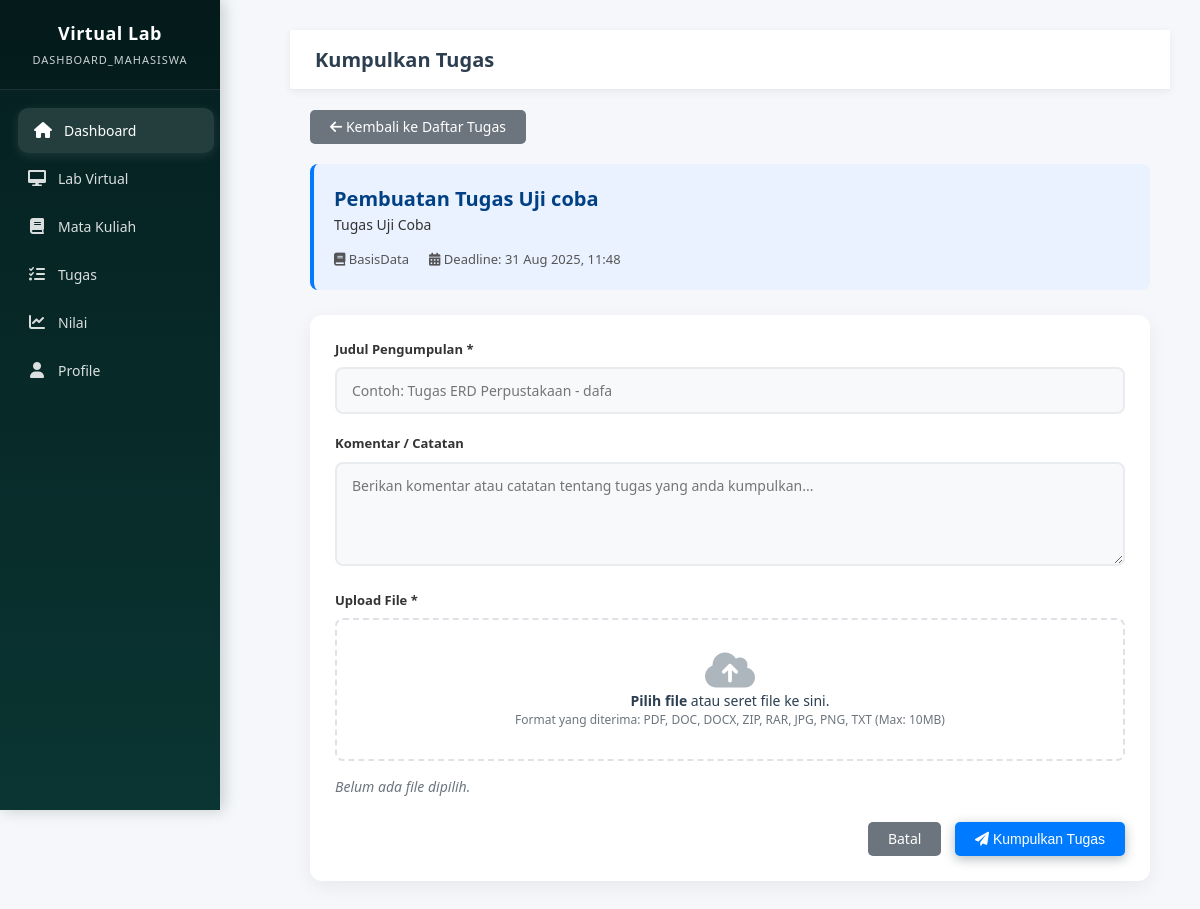
The page /mahasiswa/kumpul_tugas.php?id=5 (signed in) on the database its author committed.
### tables this page shows
CREATE TABLE `assignment` (
  `assignment_id` int(11) NOT NULL,
  `id_tugas` int(11) NOT NULL,
  `id_matkul` int(11) NOT NULL,
  `title` varchar(200) NOT NULL,
  `description` text NOT NULL,
  `due_date` datetime NOT NULL,
  `max_score` int(11) DEFAULT 100,
  `attachment_path` varchar(500) DEFAULT NULL,
  `status` enum('draft','published','closed') DEFAULT 'draft',
  `allow_edit` tinyint(1) NOT NULL DEFAULT 0 COMMENT '0=Tidak Boleh, 1=Boleh Edit',
  `created_at` datetime DEFAULT current_timestamp(),
  `updated_at` datetime DEFAULT current_timestamp() ON UPDATE current_timestamp()
);

CREATE TABLE `course` (
  `course_id` int(11) NOT NULL,
  `kode_matkul` varchar(20) NOT NULL,
  `nama_matkul` varchar(100) NOT NULL,
  `id_dosen` int(11) NOT NULL,
  `semester` varchar(20) NOT NULL,
  `status` enum('active','inactive') DEFAULT 'active',
  `created_at` datetime DEFAULT current_timestamp(),
  `updated_at` datetime DEFAULT current_timestamp() ON UPDATE current_timestamp()
);

### mahasiswa/kumpul_tugas.php (the view, shortened to what this page needs)
<?php
$database = new Database();
$pdo = $database->getConnection();
$full_name = $_SESSION['full_name'];
$assignment_id = isset($_GET['id']) ? intval($_GET['id']) : 0;
$sql_assignment = "
    SELECT a.title, a.description, a.due_date, c.nama_matkul
    FROM assignment a
    JOIN course c ON a.id_matkul = c.course_id
    WHERE a.assignment_id = ?";
$stmt_assignment = $pdo->prepare($sql_assignment);
$stmt_assignment->execute([$assignment_id]);
$assignment = $stmt_assignment->fetch(PDO::FETCH_ASSOC);
?>
<!DOCTYPE html>
<html lang="id">
<head>
    <link rel="stylesheet" href="https://cdnjs.cloudflare.com/ajax/libs/font-awesome/6.0.0/css/all.min.css">
    <link rel="stylesheet" href="mahasiswa.css">
</head>
<body>
    <div class="main-content">
        <div class="top-nav">
            <div class="nav-left">
                <h1 class="page-title">Kumpulkan Tugas</h1>
            </div>
        </div>
        <div class="content-area">
            <a href="tugas.php" class="btn btn-secondary mb-20"><i class="fas fa-arrow-left"></i> Kembali ke Daftar Tugas</a>
            <div class="assignment-details-card">
                <h2><?php echo htmlspecialchars($assignment['title']); ?></h2>
                <p><?php echo nl2br(htmlspecialchars($assignment['description'])); ?></p>
                <div class="assignment-meta-info">
                    <span><i class="fas fa-book"></i> <?php echo htmlspecialchars($assignment['nama_matkul']); ?></span>
                    <span><i class="fas fa-calendar-alt"></i> Deadline: <?php echo date('d M Y, H:i', strtotime($assignment['due_date'])); ?></span>
                </div>
            </div>
            <div class="submission-container">
                <?php if (!isset($success_message)): ?>
                <form id="submissionForm" method="POST" enctype="multipart/form-data">
                    <div class="form-group">
                        <label for="submission_title" class="form-label">Judul Pengumpulan *</label>
                        <input type="text" id="submission_title" name="submission_title" class="form-input"
                               placeholder="Contoh: Tugas ERD Perpustakaan - <?php echo $full_name; ?>"
                               value="<?php echo isset($_POST['submission_title']) ? htmlspecialchars($_POST['submission_title']) : ''; ?>" required>
                    </div>
                    <div class="form-group">
                        <label for="student_comment" class="form-label">Komentar / Catatan</label>
                        <textarea id="student_comment" name="student_comment" rows="4" class="form-textarea"
                                  placeholder="Berikan komentar atau catatan tentang tugas yang anda kumpulkan..."><?php echo isset($_POST['student_comment']) ? htmlspecialchars($_POST['student_comment']) : ''; ?></textarea>
                    </div>
                    <div class="form-group">
                        <label class="form-label">Upload File *</label>
                        <div id="drop-area" onclick="document.getElementById('fileElem').click()">
                            <i class="fas fa-cloud-upload-alt" style="font-size: 40px; color: #adb5bd;"></i>
                            <p><b>Pilih file</b> atau seret file ke sini.</p>
                            <p style="font-size: 12px; color: #6c757d;">Format yang diterima: PDF, DOC, DOCX, ZIP, RAR, JPG, PNG, TXT (Max: 10MB)</p>
                        </div>
                        <div id="file-info">Belum ada file dipilih.</div>
                    </div>
                    <div style="text-align: right; margin-top: 25px;">
                        <a href="tugas.php" class="btn btn-secondary">Batal</a>
                        <button type="submit" class="btn btn-primary" id="submitBtn">
                            <i class="fas fa-paper-plane"></i> Kumpulkan Tugas
                        </button>
                    </div>
                </form>
                <?php endif; ?>
            </div>
        </div>
    </div>
</body>
</html>

### rows shown on the page
assignment: title "Pembuatan Tugas Uji coba", description "Tugas Uji Coba", id_matkul.nama_matkul "BasisData", due_date "31 Aug 2025, 11:48"
